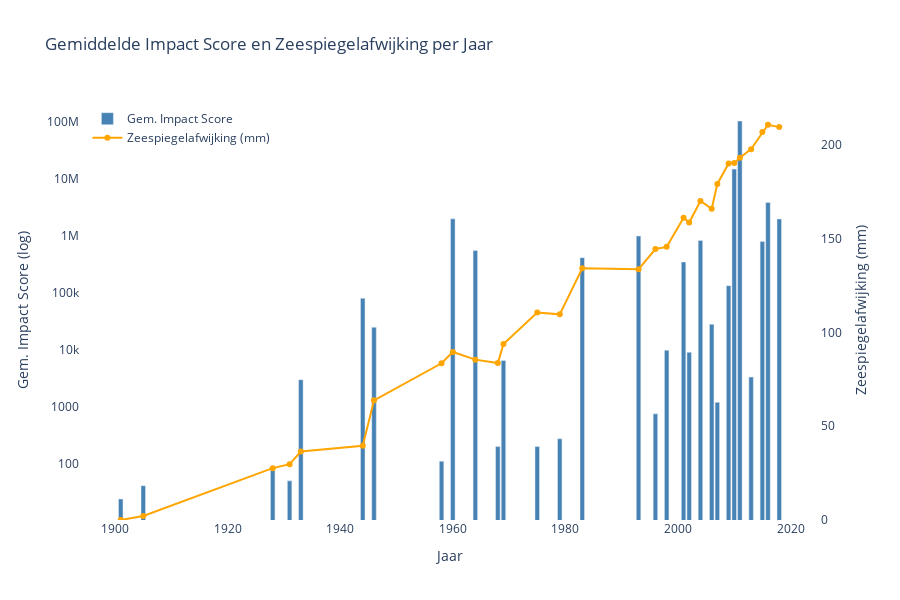

Write notebook code for a chart like this one.
### Markdown cell above
## kopje argument 1

tekst die erbij hoort: introductie tot het argument ect.

### Code cell
import plotly.graph_objects as go

avg_impact_per_year = filtered_df.groupby('Year')['Impact_Score'].mean().reset_index()

fig = go.Figure()


fig.add_trace(go.Bar(
    x=avg_impact_per_year['Year'],
    y=avg_impact_per_year['Impact_Score'],
    name='Gem. Impact Score',
    marker_color='steelblue',
    yaxis='y1',
    hovertemplate='Jaar: %{x}<br>Gem. Impact Score: %{y}<extra></extra>'
))
# Maak zeespiegelwaarden relatief t.o.v. het eerste jaar
first_year = filtered_df['Year'].min()
baseline = filtered_df.loc[filtered_df['Year'] == first_year, 'mmfrom1993-2008average'].values[0]
filtered_df['mmfrom1993-2008average'] = filtered_df['mmfrom1993-2008average'] - baseline

sea_level_data = filtered_df[['Year', 'mmfrom1993-2008average']].drop_duplicates()

fig.add_trace(go.Scatter(
    x=sea_level_data['Year'],
    y=sea_level_data['mmfrom1993-2008average'],
    name='Zeespiegelafwijking (mm)',
    mode='lines+markers',
    line=dict(color='orange', width=2),
    yaxis='y2',
    hovertemplate='Jaar: %{x}<br>Zeespiegelafwijking: %{y} mm<extra></extra>'
))

fig.update_layout(
    title="Gemiddelde Impact Score en Zeespiegelafwijking per Jaar",
    xaxis=dict(title='Jaar'),
    yaxis=dict(
        title='Gem. Impact Score',
        showgrid=False,
        side='left',
        rangemode='tozero'
    ),
    yaxis2=dict(
        title='Zeespiegelafwijking (mm)',
        overlaying='y',
        side='right',
        showgrid=False,
        rangemode='tozero'
    ),
    legend=dict(x=0.01, y=0.99),
    height=600,
    plot_bgcolor='white'
)

fig.update_layout(
    yaxis=dict(
        title='Gem. Impact Score (log)',
        type='log', 
        showgrid=False,
        side='left',
        rangemode='tozero'
    ),
)

fig.show()

### Figure 1 — Plotly figure (JSON) as saved in the notebook; plotly's stock layout.template omitted (floating-point values rounded to 4 significant figures)
{"data": [{"hovertemplate": "Jaar: %{x}<br>Gem. Impact Score: %{y}<extra></extra>", "marker": {"color": "steelblue"}, "name": "Gem. Impact Score", "type": "bar", "x": [1901, 1905, 1928, 1931, 1933, 1944, 1946, 1958, 1960, 1964, 1968, 1969, 1975, 1979, 1983, 1993, 1996, 1998, 2001, 2002, 2004, 2006, 2007, 2009, 2010, 2011, 2013, 2015, 2016, 2018], "y": [24.0, 41.0, 77.5, 50.0, 3000.0, 80570.0, 25000.0, 111.0, 2003000.0, 555500.0, 200.0, 6532.0, 200.0, 275.0, 416000.0, 1000000.0, 752.0, 9867.0, 350000.0, 9082.0, 833000.0, 28100.0, 1197.0, 134000.0, 15010000.0, 105000000.0, 3329.0, 800000.0, 3900000.0, 2000000.0], "yaxis": "y"}, {"hovertemplate": "Jaar: %{x}<br>Zeespiegelafwijking: %{y} mm<extra></extra>", "line": {"color": "orange", "width": 2}, "mode": "lines+markers", "name": "Zeespiegelafwijking (mm)", "type": "scatter", "x": [1901, 1905, 1928, 1931, 1933, 1944, 1946, 1958, 1960, 1964, 1968, 1969, 1975, 1979, 1983, 1993, 1996, 1998, 2001, 2002, 2004, 2006, 2007, 2009, 2010, 2011, 2013, 2015, 2016, 2018], "y": [0.0, 2.133, 27.67, 29.8, 36.57, 39.6, 63.87, 83.63, 89.67, 85.57, 83.73, 93.93, 110.7, 109.7, 134.3, 133.8, 144.6, 145.7, 161.3, 158.7, 170.2, 166.1, 179.3, 190.2, 190.4, 193.3, 197.9, 207.0, 210.9, 209.6], "yaxis": "y2"}], "layout": {"height": 600, "legend": {"x": 0.01, "y": 0.99}, "plot_bgcolor": "white", "title": {"text": "Gemiddelde Impact Score en Zeespiegelafwijking per Jaar"}, "xaxis": {"title": {"text": "Jaar"}}, "yaxis": {"rangemode": "tozero", "showgrid": false, "side": "left", "title": {"text": "Gem. Impact Score (log)"}, "type": "log"}, "yaxis2": {"overlaying": "y", "rangemode": "tozero", "showgrid": false, "side": "right", "title": {"text": "Zeespiegelafwijking (mm)"}}}}
